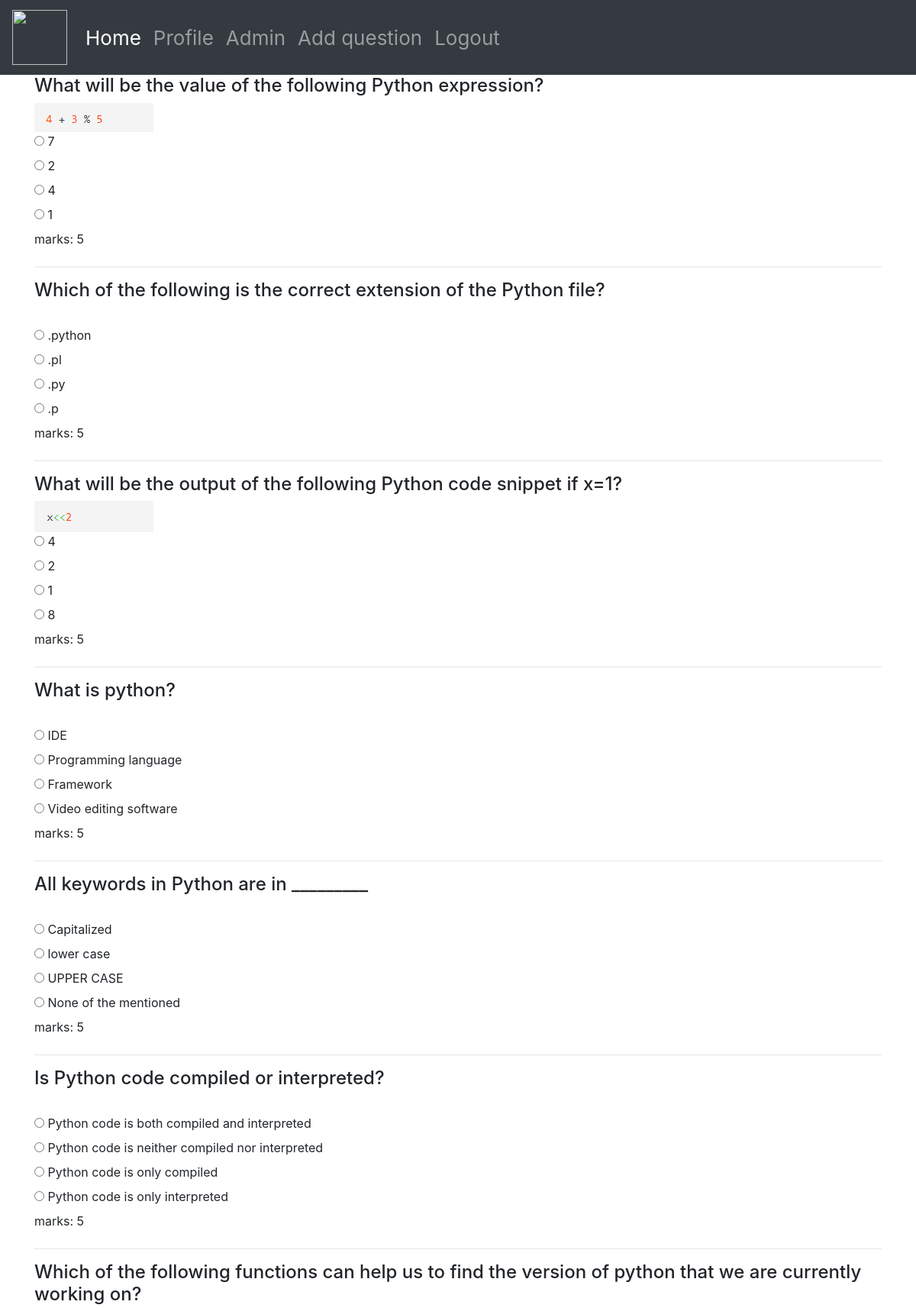
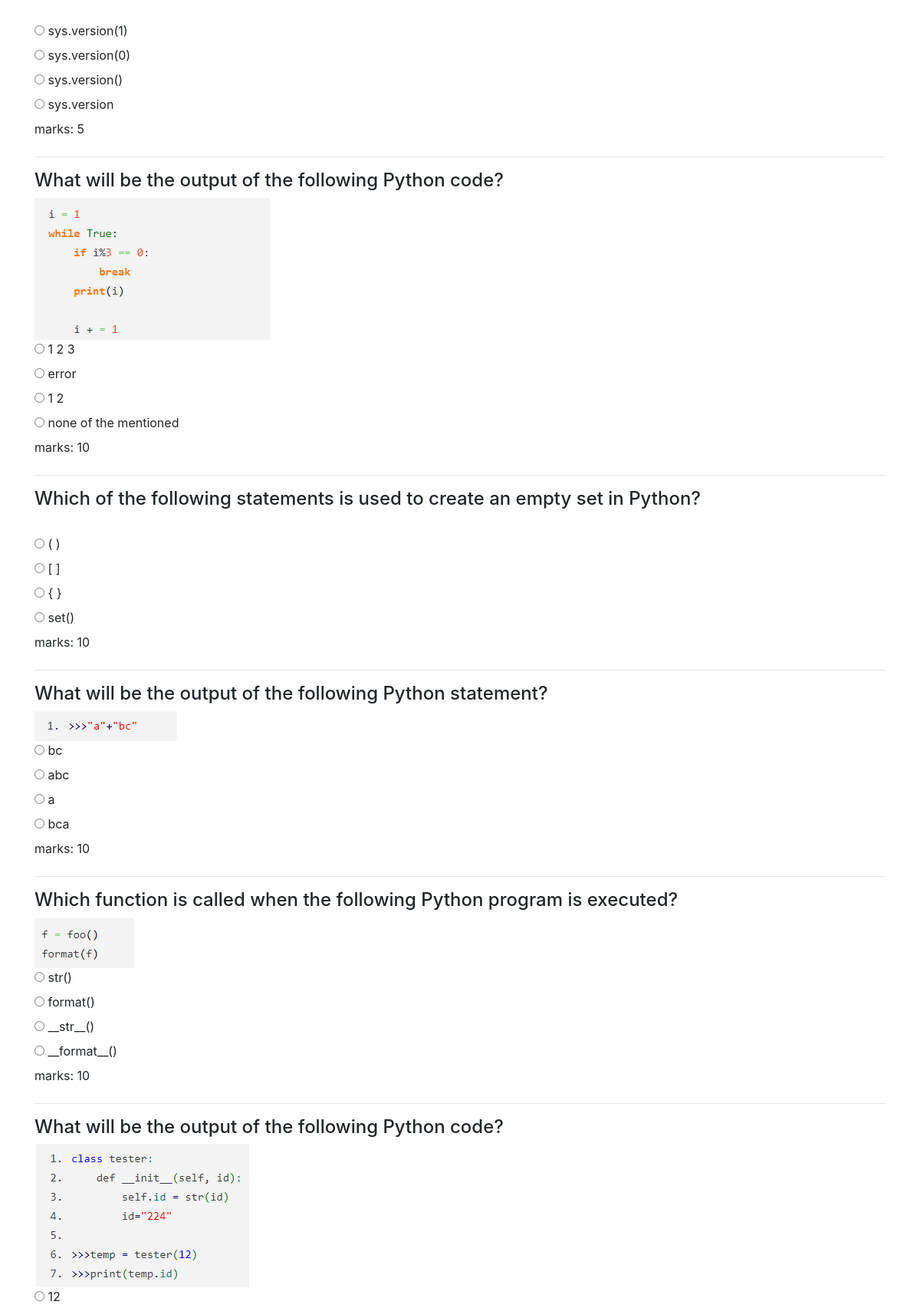
Screenshot of /python (signed in, upper part) with the database file from the repository (2 pictures, top to bottom).
### home/models.py (models this page shows, shortened)
class QuesModel(models.Model):
    question = models.CharField(max_length=400,null=True)
    desc = models.ImageField(null=True,blank=True,upload_to="images/")
    category = models.CharField(max_length=200,null=True)
    marks = models.IntegerField(default=0)
    op1 = models.CharField(max_length=200,null=True)
    op2 = models.CharField(max_length=200,null=True)
    op3 = models.CharField(max_length=200,null=True)
    op4 = models.CharField(max_length=200,null=True)
    ans = models.CharField(max_length=200,null=True)
    explaination = models.CharField(max_length=400,null=True,default="")
    subject = models.CharField(max_length=200,default="")

### home/views.py (the view, shortened to what this page needs)
# urls.py: path('python', views.python, name="python"),
def python(request):
    if request.user.is_anonymous:
        return redirect("/login")
    questions_basic = QuesModel.objects.filter(subject="Python", category="basic", marks="5")
    questions_basic = list(questions_basic)
    basic_1 = random.randint(0,len(questions_basic)-1)
    question_basic_1 = questions_basic[basic_1]
    questions_basic.pop(basic_1)
    basic_2 = random.randint(0,len(questions_basic)-1)
    question_basic_2 = questions_basic[basic_2]
    questions_basic.pop(basic_2)
    basic_3 = random.randint(0,len(questions_basic)-1)
    question_basic_3 = questions_basic[basic_3]
    questions_basic.pop(basic_3)
    basic_4 = random.randint(0,len(questions_basic)-1)
    question_basic_4 = questions_basic[basic_4]
    questions_basic.pop(basic_4)
    basic_5 = random.randint(0,len(questions_basic)-1)
    question_basic_5 = questions_basic[basic_5]
    questions_basic.pop(basic_5)
    basic_6 = random.randint(0,len(questions_basic)-1)
    question_basic_6 = questions_basic[basic_6]
    questions_basic.pop(basic_6)
    basic_7 = random.randint(0,len(questions_basic)-1)
    question_basic_7 = questions_basic[basic_7]
    questions_basic.pop(basic_7)
    questions_basic_new = [question_basic_1, question_basic_2, question_basic_3, question_basic_4, question_basic_5, question_basic_6, question_basic_7]
    questions_intermediate = QuesModel.objects.filter(subject="Python", category="intermediate", marks="10")
    questions_intermediate = list(questions_intermediate)
    intermediate_1 = random.randint(0,len(questions_intermediate)-1)
    question_intermediate_1 = questions_intermediate[intermediate_1]
    questions_intermediate.pop(intermediate_1)
    intermediate_2 = random.randint(0,len(questions_intermediate)-1)
    question_intermediate_2 = questions_intermediate[intermediate_2]
    questions_intermediate.pop(intermediate_2)
    intermediate_3 = random.randint(0,len(questions_intermediate)-1)
    question_intermediate_3 = questions_intermediate[intermediate_3]
    questions_intermediate.pop(intermediate_3)
    intermediate_4 = random.randint(0,len(questions_intermediate)-1)
    question_intermediate_4 = questions_intermediate[intermediate_4]
    questions_intermediate.pop(intermediate_4)
    intermediate_5 = random.randint(0,len(questions_intermediate)-1)
    question_intermediate_5 = questions_intermediate[intermediate_5]
    questions_intermediate.pop(intermediate_5)
    questions_intermediate_new = [question_intermediate_1, question_intermediate_2, question_intermediate_3, question_intermediate_4, question_intermediate_5]
    questions_advance = QuesModel.objects.filter(subject="Python", category="advance", marks="15")
    questions_advance = list(questions_advance)
    advance_1 = random.randint(0,len(questions_advance)-1)
    question_advance_1 = questions_advance[advance_1]
    questions_advance.pop(advance_1)
    advance_2 = random.randint(0,len(questions_advance)-1)
    question_advance_2 = questions_advance[advance_2]
    questions_advance.pop(advance_2)
    advance_3 = random.randint(0,len(questions_advance)-1)
    question_advance_3 = questions_advance[advance_3]
    questions_advance.pop(advance_3)
    questions_advance_new = [question_advance_1, question_advance_2, question_advance_3]
    context={'questions_list_basic':questions_basic_new,
            'questions_list_intermediate':questions_intermediate_new,
            'questions_list_advance':questions_advance_new,
        }
    return render(request, "python.html",context)

### templates/python.html (shortened to what this page needs)
{% extends 'navbar.html' %}
{% block body %}
<div class="container">
    <form method="post" action="">
        {%for j in questions_list_basic%}
    <h4>{{j.question}}</h4>
    {%if j.desc%}
        <img src="{{j.desc.url}}">
    {%endif%}
    <br>
    <input type="radio" value="{{j.op1}}" name="answer_basic{{forloop.counter}}">
    <label for="answer_basic{{forloop.counter}}">{{j.op1}}</label>
    <br>
    <input type="radio" value="{{j.op2}}" name="answer_basic{{forloop.counter}}">
    <label for="answer_basic{{forloop.counter}}">{{j.op2}}</label>
    <br>
    <input type="radio" value="{{j.op3}}" name="answer_basic{{forloop.counter}}">
    <label for="answer_basic{{forloop.counter}}">{{j.op3}}</label>
    <br>
    <input type="radio" value="{{j.op4}}" name="answer_basic{{forloop.counter}}">
    <label for="answer_basic{{forloop.counter}}">{{j.op4}}</label>
    <br>
    <label>marks: {{j.marks}}</label>
    <hr>
    {%endfor%}
    {%for k in questions_list_intermediate%}
    <h4>{{k.question}}</h4>
    {%if k.desc%}
        <img src="{{k.desc.url}}">
    {%endif%}
    <br>
    <input type="radio" value="{{k.op1}}" name="answer_intermediate{{forloop.counter}}">
    <label for="answer_intermediate{{forloop.counter}}">{{k.op1}}</label>
    <br>
    <input type="radio" value="{{k.op2}}" name="answer_intermediate{{forloop.counter}}">
    <label for="answer_intermediate{{forloop.counter}}">{{k.op2}}</label>
    <br>
    <input type="radio" value="{{k.op3}}" name="answer_intermediate{{forloop.counter}}">
    <label for="answer_intermediate{{forloop.counter}}">{{k.op3}}</label>
    <br>
    <input type="radio" value="{{k.op4}}" name="answer_intermediate{{forloop.counter}}">
    <label for="answer_intermediate{{forloop.counter}}">{{k.op4}}</label>
    <br>
    <label>marks: {{k.marks}}</label>
    <hr>
    {%endfor%}
    {%for l in questions_list_advance%}
    <br>
    <br>
    <br>
    <br>
    <br>
    {%endfor%}
    </form>
    </div>
{% endblock body %}

### rows the page displays
QuesModel: question "What will be the value of the following Python expression?", desc (picture), op1 "7", op2 "2", op3 "4", op4 "1", marks "5"
QuesModel: question "Which of the following is the correct extension of the Python file?", op1 ".python", op2 ".pl", op3 ".py", op4 ".p", marks "5"
QuesModel: question "What will be the output of the following Python code snippet if x=1?", desc (picture), op1 "4", op2 "2", op3 "1", op4 "8", marks "5"
QuesModel: question "What is python?", op1 "IDE", op2 "Programming language", op3 "Framework", op4 "Video editing software", marks "5"
QuesModel: question "All keywords in Python are in _________", op1 "Capitalized", op2 "lower case", op3 "UPPER CASE", op4 "None of the mentioned", marks "5"
QuesModel: question "Is Python code compiled or interpreted?", op1 "Python code is both compiled and interpreted", op2 "Python code is neither compiled nor interpreted", op3 "Python code is only compiled", op4 "Python code is only interpreted", marks "5"
QuesModel: question "Which of the following functions can help us to find the version of python that we are currently working on?", op1 "sys.version(1)", op2 "sys.version(0)", op3 "sys.version()", op4 "sys.version", marks "5"
QuesModel: question "What will be the output of the following Python code?", desc (picture), op1 "1 2 3", op2 "error", op3 "1 2", op4 "none of the mentioned", marks "10"
QuesModel: question "Which of the following statements is used to create an empty set in Python?", op1 "( )", op2 "[ ]", op3 "{ }", op4 "set()", marks "10"
QuesModel: question "What will be the output of the following Python statement?", desc (picture), op1 "bc", op2 "abc", op3 "a", op4 "bca", marks "10"
QuesModel: question "Which function is called when the following Python program is executed?", desc (picture), op1 "str()", op2 "format()", op3 "__str__()", op4 "__format__()", marks "10"
QuesModel: question "What will be the output of the following Python code?", desc (picture), op1 "12"
